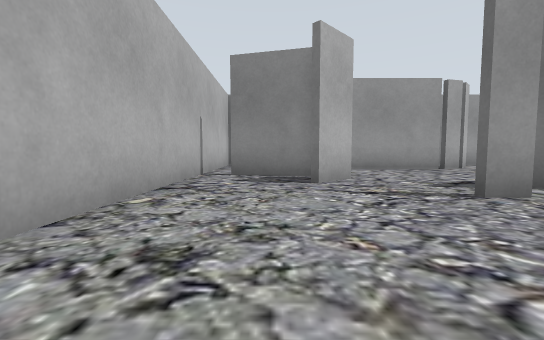
View 1 (above)

15 first-person views from a walk through a Gazebo world. The camera is 0.5 m above the floor, tilts 4° down and sees 90° across. The floor is counted in squares, 1 m on a side. Each view is taken from the middle of a square. On the plan, view 1 faces up. The plan holds only what a view shows up to about 9 squares ahead; the rest is blank. The place goes on beyond the plan. The robots in the file are not drawn.

View 2
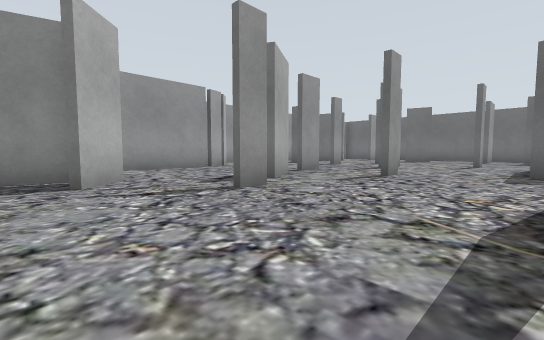

View 3
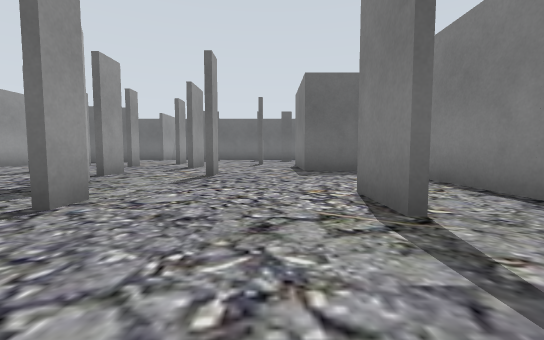

View 4
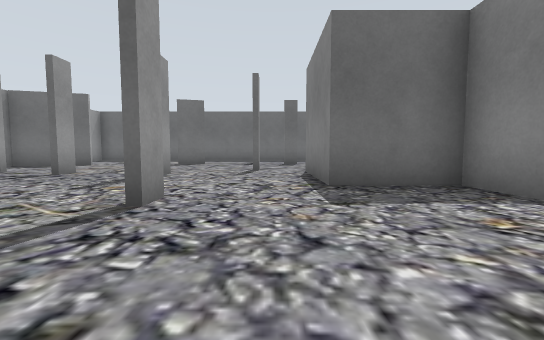

View 5
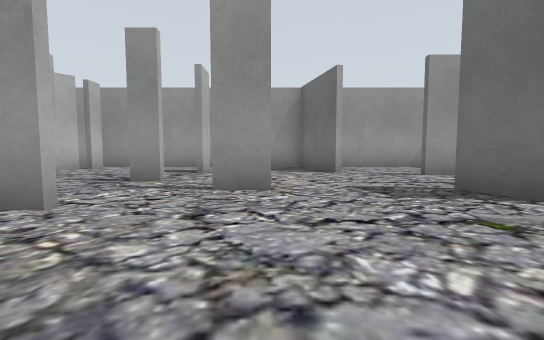

View 6
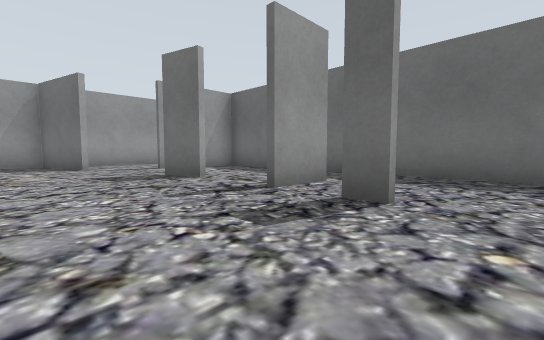

View 7
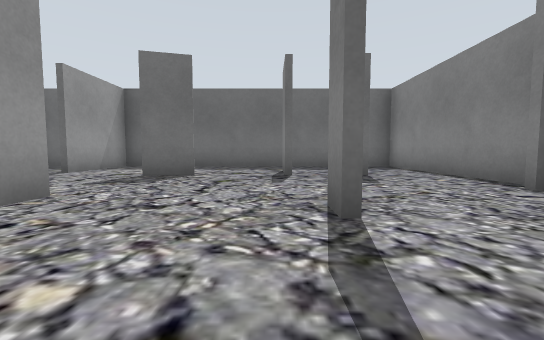

View 8
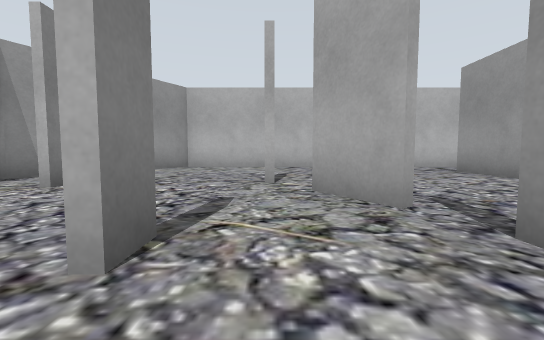

View 9
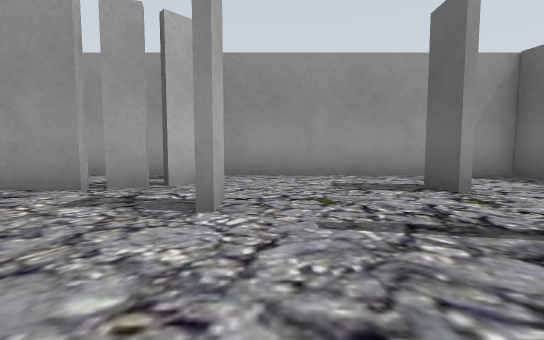

View 10
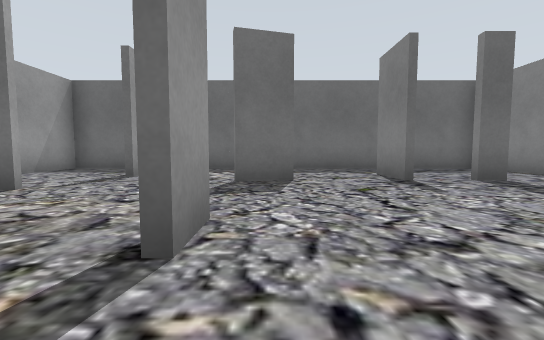

View 11
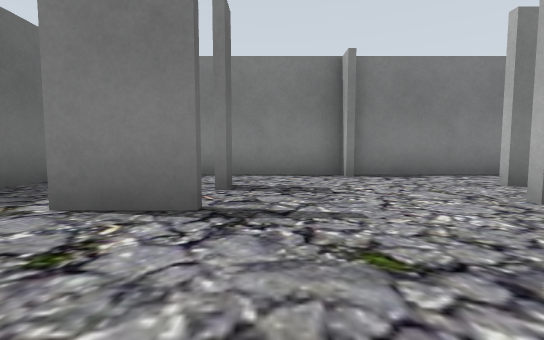

View 12
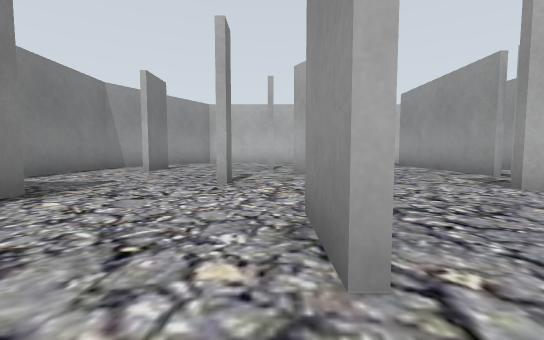

View 13
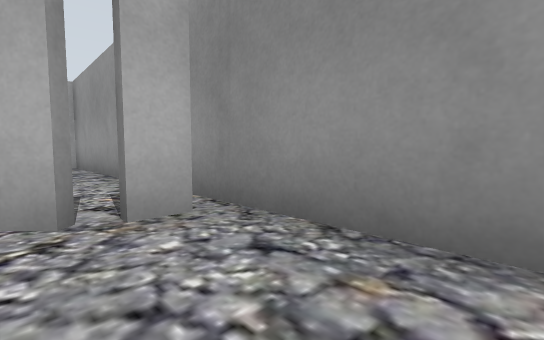

View 14
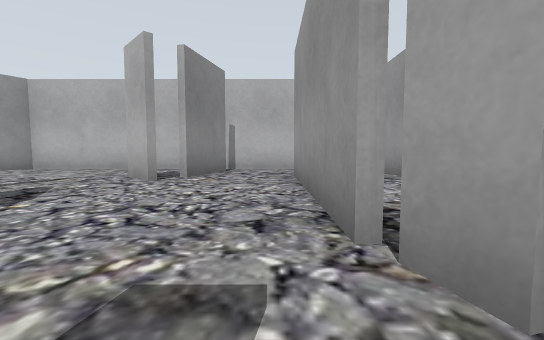

View 15
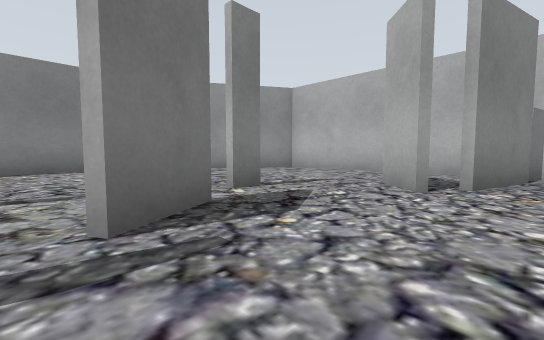

### Floor plan
Points are (right, up) in squares from view 1. A wall is a line through its corners. A room is listed if a view was taken in it or the views show most of it. See-through windows are left out.
Room 1 (views 1, 2, 3, 4, 5, 6, 7, 8, 9, 10, 11, 12, 13, 14, 15)
walls: (9.1, 3.3) (7.8, 3.3); (9.2, 5.5) (8.6, 5.5); (6, 2.2) (5.4, 2.2); (11, 4.5) (10.1, 4.5); (5.4, 2.3) (6, 2.3); (9.9, 1.5) (10.5, 1.5); (4.8, 4.2) (3.6, 3.5); (9.3, 7.2) (9.3, 8.1); (10.5, 1.3) (9.9, 1.3); (9.4, 8.1) (9.4, 7.2); (3.5, 3.6) (4.7, 4.3); (4.6, 7.4) (0.4, 7.4); (2.9, 2.9) (2.2, 2.9); (6, 9.1) (6, 8.3) (5.4, 7.7) (4.8, 7.6); (12.5, 7.3) (11.9, 9.6) (5.9, 9.6); (8.1, -1.7) (11.4, -1.7); (13.7, 3.6) (13.4, 4.7); (2.2, 3) (2.9, 3); (13.6, 1.7) (15, 1.7); (11.5, -1.2) (11.5, -1.7) (16.7, -1.7) (16.7, 6.6) (14.1, 6.6); (1.5, 4.9) (0.7, 4.1); (13.6, 0) (13.6, 0.6); (0.9, 5.2) (-0.9, 5.7); (2, 0) (3.4, 0); (15, 1.6) (13.6, 1.6); (-0.9, 5.9) (0.9, 5.4); (16.7, 8.1) (16.7, 9.6) (13, 9.6); (-1.5, 7.6) (-1.5, 0.4) (2.2, -1.7) (6.9, -1.7) (6.9, 0.2) (9.7, 0.2)
ways out: opening at (-0.5, 8) to room 2; gap at (-1, 6)
Room 2 (no view inside)
walls: (5.9, 9.6) (-1.5, 9.6) (-1.5, 7.6)
ways out: opening at (-0.5, 8) to room 1

Positions as (right, up) in squares from view 1, and headings:
1: (0, 0), facing up
2: (0, 0), facing up-right
3: (0, 1), facing right
4: (3, 1), facing right
5: (11, 1), facing up
6: (11, -1), facing up-right
7: (8, 2), facing right
8: (7, 3), facing left
9: (7, 4), facing up
10: (9, 4), facing right
11: (13, 4), facing down
12: (10, 3), facing left
13: (8, 8), facing up-left
14: (6, 7), facing left
15: (5, 6), facing down-left
